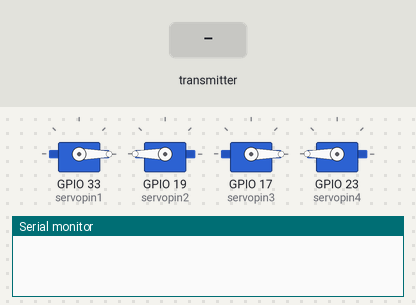
Simulated run of this sketch. Board: ESP32. Shown: 4 × servo, the last lines printed to the serial monitor. The test bench sets the inputs (shaded band).

Above: at 1.3 s.
1.4 s: the transmitter starts sending Pair9 = 1024
At 2.7 s:
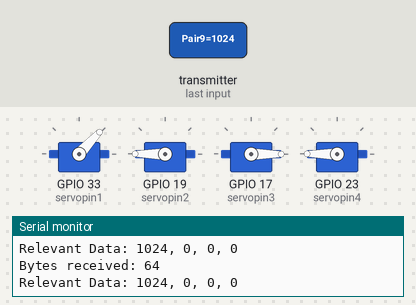
3.0 s: the transmitter starts sending Pair10 = 1024
At 4.1 s:
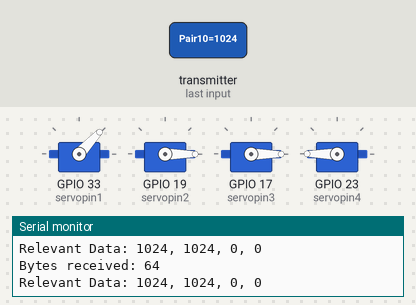
4.6 s: the transmitter starts sending Pair9 = 0
At 5.3 s:
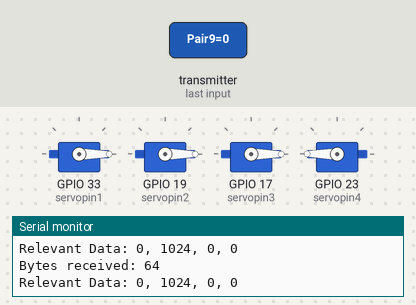
6.2 s: the transmitter starts sending Pair9 = 2048
At 7.5 s:
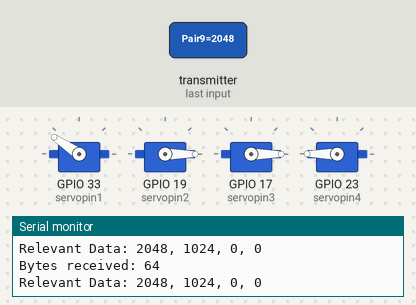
7.8 s: the transmitter starts sending Pair10 = 0
At 8.9 s:
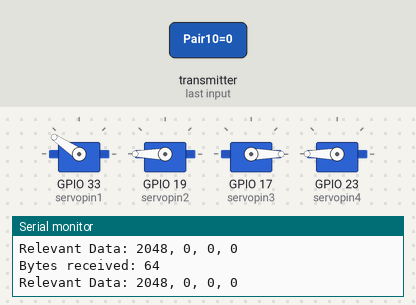
9.4 s: the transmitter starts sending Pair9 = 4095
At 10.2 s:
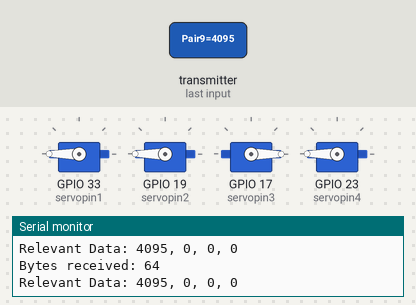
Timing chart, 0 to 12.0 s (numbered marks = the images above; inputs shaded):
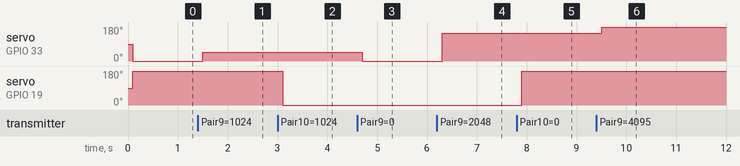

Measured:
- after the input at 1.4 s, servo on GPIO 33 (servopin1): 0° → 47° after 0.10 s
- after the input at 3.0 s, servo on GPIO 19 (servopin2): 180° → 0° after 0.10 s
- after the input at 4.6 s, servo on GPIO 33 (servopin1): 47° → 0° after 0.10 s
- after the input at 6.2 s, servo on GPIO 33 (servopin1): 0° → 146° after 0.10 s
- after the input at 7.8 s, servo on GPIO 19 (servopin2): 0° → 180° after 0.10 s
- after the input at 9.4 s, servo on GPIO 33 (servopin1): 146° → 180° after 0.10 s

The sketch:

ESPNowTrain_Speed.ino
```cpp
#include <ESP32Servo.h>
#include <esp_now.h>
#include <WiFi.h>


typedef struct DataStruct {
  int Pair1;
  int Pair2;
  int Pair3;
  int Pair4;
  int Pair5;
  int Pair6;
  int Pair7;
  int Pair8;
  int Pair9;
  int Pair10;
  int Pair11;
  int Pair12;
  int Pair13;
  int Pair14;
  int Pair15;
  int Pair16;
}DataStruct;
DataStruct Data;

/* PCB Connections for Servo Adapter
Connector 1      Connector 2     Connector 3      Connector 4
LED side1 12              15              6                21
Led Side2 14              4            Linked 1           Linked 2

Servo 1  25              19              8                23
Servo 2 27                5              7                22
*/
/* PCB Connections/ V2
Connector 1      Connector 2     Connector 3      Connector 4
Led Side 1 12         32              16                21
Led Side 2 14         4            Linked 1           Linked 2

Servo 1 33            19              17                23
Servo 2 27            5              16                22
*/

/* Servo Pinouts per connector.
        J1    J2   LED1    LED2
Conn1   33    27
Conn2   19    5
Conn3   17    16
Conn4   23    22
*/
Servo servo1, servo2, servo3, servo4;
#define CHANNEL 1
#define led1 12
#define led2 14
#define led3 32
#define led4 4
#define servopin1 33
#define servopin2 19
#define servopin3 17
#define servopin4 23
#define maxangle 150
#define minangle 0
#define timestep 40
#define swapspeed 6

int angle1 = 0;
int angle2 = 0;
int angle3 = 0;
int angle4 = 0;

int cal1 = 0;
int cal2 = 0;
int cal3 = 0;
int cal4 = 0;

int shift = 180;


void setup() {
  Serial.begin(9600);
  servo1.attach(servopin1);
  servo2.attach(servopin2);
  servo3.attach(servopin3);
  servo4.attach(servopin4);

  delay(100);
  servo1.write(angle1);
  servo2.write(180-angle2);
  servo3.write(angle3);
  servo4.write(180-angle4);
  WiFi.mode(WIFI_STA);

  //Init ESP-NOW
  if (esp_now_init() != ESP_OK) {
    Serial.println("Error initializing ESP-NOW");
    return;}
  esp_now_register_recv_cb(OnDataRecv);

}


void loop() {
  //angle1 = servoangle(Data.Pair9,servo1,servo2,angle1,led1,led2);
  //angle2 = servoangle(Data.Pair11,servo3,servo4,angle2,led3,led4);

  //#angle3 = servoangle(Data.Pair11,servo3,servo4,angle3,led3,led4);
  //angle4 = servoangle(Data.Pair12,servo3,servo4,angle4,led3,led4);

  angle1 = Data.Pair9+cal1;
  angle2 = shift-Data.Pair10+cal2;
  angle3 = Data.Pair11+cal3;
  angle4 = shift-Data.Pair12+cal4;

  servo1.write(angle1);
  servo2.write(angle2);
  delay(100);
  servo3.write(angle3);
  servo4.write(angle4);
  delay(100);
  //analogWrite(led1, 0);
  //analogWrite(led2, 0);
  //analogWrite(led3, 0);
  //analogWrite(led4, 0);
}


int servoangle(int dest, Servo &obj, Servo &obj2, int angle, int l1, int l2) {
  if (dest >= maxangle) {
    dest = maxangle;
  }
  if (dest <= minangle) {
    dest = minangle;
  }
  if (angle < dest) {

    for (int i = angle; i <= dest; i++) {
      angle = i;
      obj.write(angle);
      obj2.write(180-angle);
      delay(timestep);
      trainled(i, l1, l2);
    }
  }

  if (angle > dest) {

    for (int i = angle; i >= dest; i--) {
      angle = i;
      obj.write(angle);
      obj2.write(180-angle);
      delay(timestep);
      trainled(i, l1, l2);
    }
  }

  return angle;
}

void trainled(int in, int l1, int l2) {
  if (in / 6 % 2 == 0) {
    analogWrite(l1, 255);
    analogWrite(l2, 0);
  } else {
    analogWrite(l1, 0);
    analogWrite(l2, 255);
  }
}

void OnDataRecv(const uint8_t * mac, const uint8_t *incomingData, int len) {
  memcpy(&Data, incomingData, sizeof(Data));
  Serial.print("Bytes received: ");
  Serial.println(len);
  Serial.print("Relevant Data: ");
  Serial.print(Data.Pair9);
  Serial.print(", ");
  Serial.print(Data.Pair10);
  Serial.print(", ");
  Serial.print(Data.Pair11);
  Serial.print(", ");
  Serial.println(Data.Pair12);
}
```
